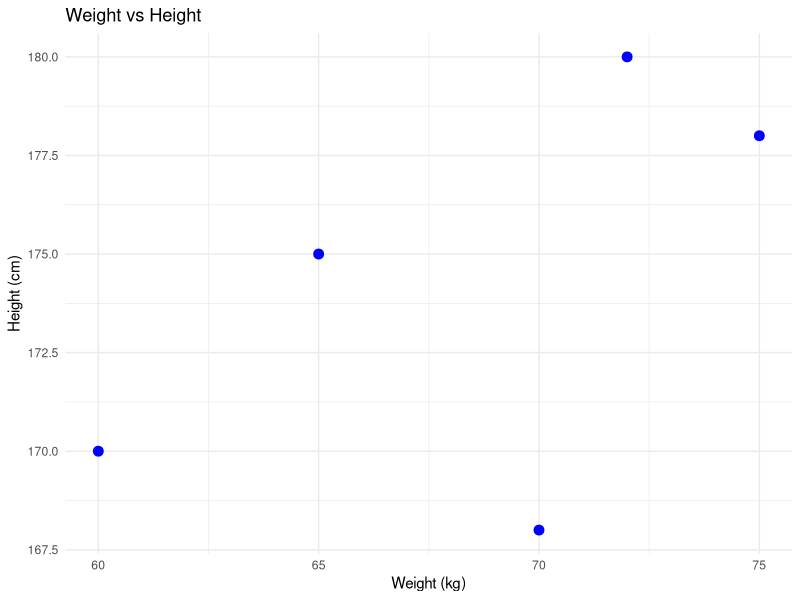

Generate this figure with R:

library(ggplot2)

data <- data.frame(
  Weight = c(60, 65, 70, 72, 75),
  Height = c(170, 175, 168, 180, 178)
)

# Scatter plot
ggplot(data, aes(x = Weight, y = Height)) +
  geom_point(color = "blue", size = 3) +
  labs(title = "Weight vs Height",
       x = "Weight (kg)",
       y = "Height (cm)") +
  theme_minimal()

